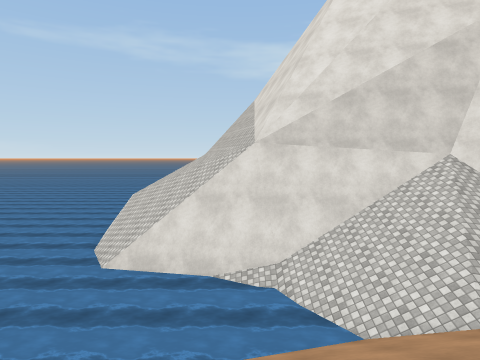
View 1 (above)

17 first-person views from a walk through a 3-D level made in the Unity game engine. The camera is 1.3 m above the floor, tilts 4° down and sees 75° across. The floor is counted in squares, 2 m on a side. Each view is taken from the middle of a square. On the plan, view 1 faces up. The plan holds only what a view shows up to about 10 squares ahead; the rest is blank. The place goes on beyond the plan. Surface patterns are stand-ins for the level's own textures.

View 2
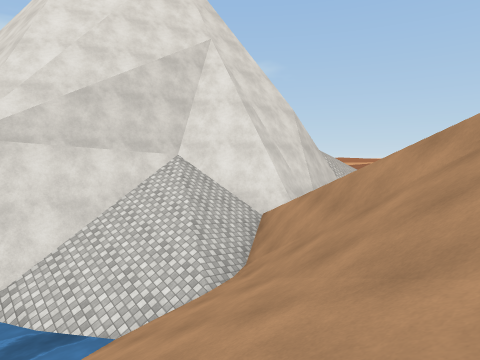

View 3
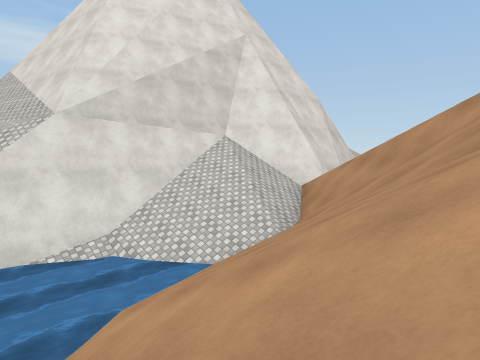

View 4
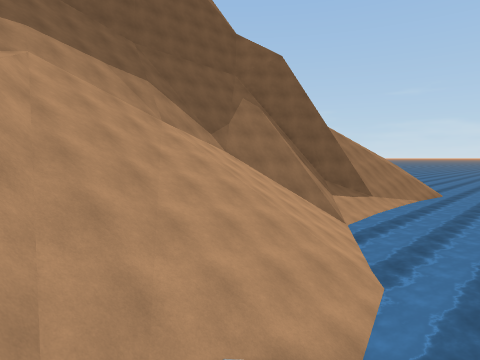

View 5
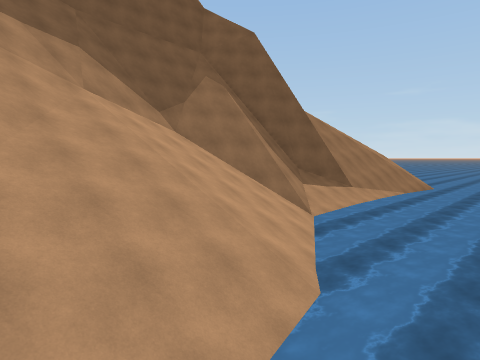

View 6
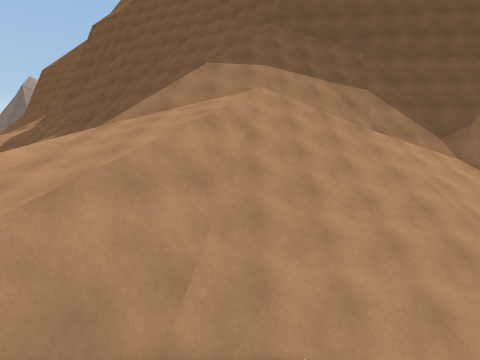

View 7
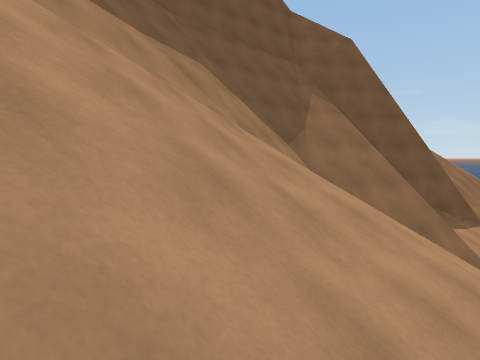

View 8
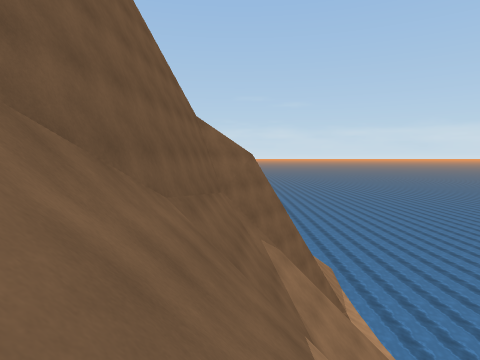

View 9
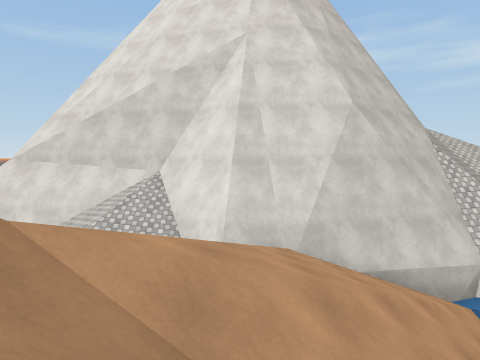

View 10
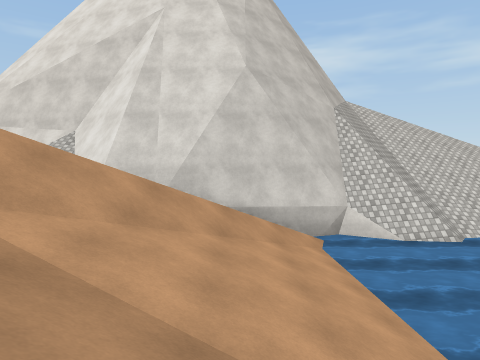

View 11
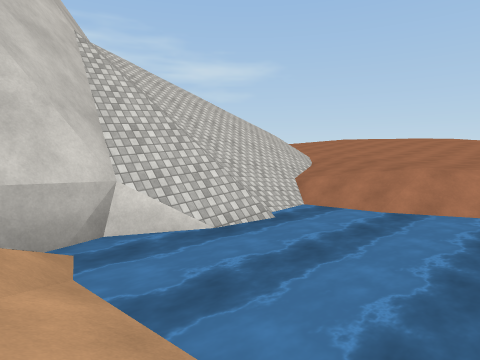

View 12
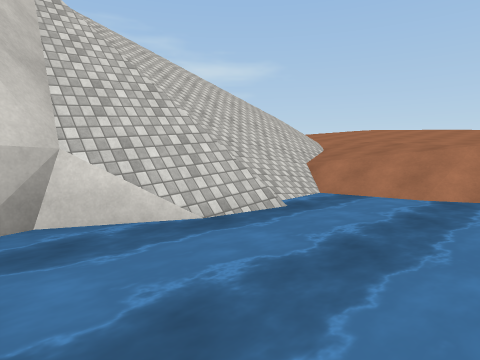

View 13
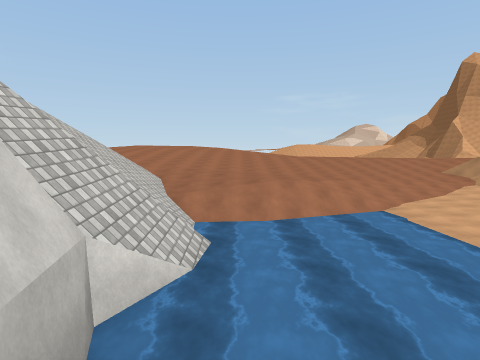

View 14
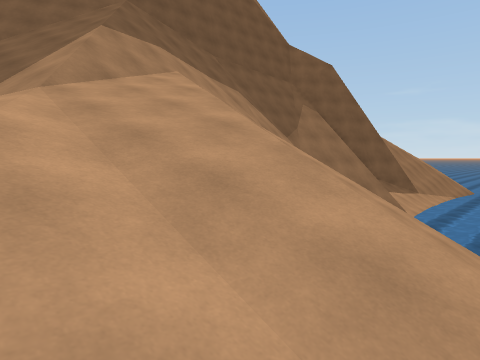

View 15
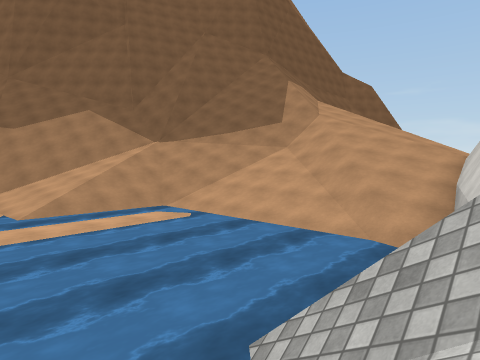

View 16
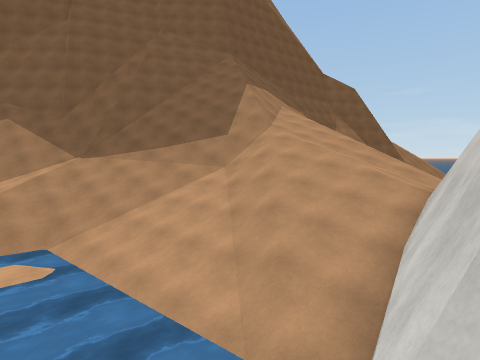

View 17
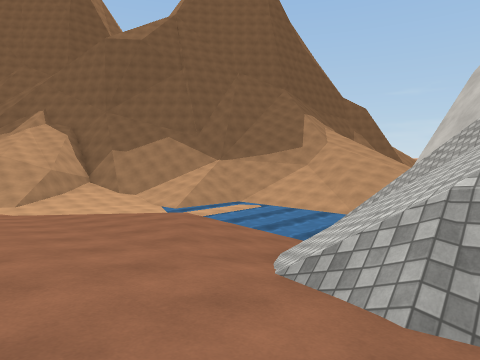

### Floor plan
Key: @ floor where view 1 was taken; # wall or solid block; . main floor; : floor 0.5 m higher than the main floor; + floor 1.25 m higher than the main floor; * floor 1.75 m higher than the main floor; % floor 2 m higher than the main floor; & floor 2.5 m higher than the main floor; $ floor 3 m higher than the main floor; / step, stairs or slope; = window, fence, low wall or low ledge; ~ water the walk can cross; ≈ water the walk keeps out of; ^ raised ledge; v drop or lower ground.
Columns run from 4 left of view 1 to 24 right of it. Each row starts with its distance up from view 1.
 12                    #//
 11                   ##///
 10 #                 #////////$$
  9 ^#      ###       #////////$$
  8 ≈########/##     ##///////&$$
  7 ≈≈≈≈.//////#     ##/////*%%&$
  6 ≈≈≈≈≈~/////#######≈///~/*%%&$
  5 ≈≈≈≈≈≈////=//////~≈≈≈≈~/%%%%&
  4 ≈≈≈≈/////##//////~≈≈≈≈≈/%%%%%
  3 ≈≈~//////=///////~≈~~~~//**%
  2 ~////////=///////.~~~~~~//**
  1 ////////=////////:.....~//+*
  0 ////@///=/////////.....::/
 -1 //////////////////:~~~.:::
 -2 //##=///////  ///////.  ::
 -3 =### ///////   //////.
 -4 ##vv////////    /////:
 -5 ####////////
 -6 ## v####=^^
 -7          ^

Where each view was taken, in squares from view 1:
view 1: 0 up, 0 right, facing up
view 2: 0 up, 0 right, facing up-right
view 3: 0 up, 2 left, facing up-right
view 4: 6 up, 5 right, facing down-left
view 5: 6 up, 3 right, facing down-left
view 6: 7 up, 4 right, facing down
view 7: 2 up, 4 right, facing down-left
view 8: 4 down, 4 right, facing left
view 9: 1 down, 8 right, facing up
view 10: 2 down, 11 right, facing up
view 11: 2 up, 12 right, facing up-right
view 12: 3 up, 13 right, facing up-right
view 13: 5 up, 11 right, facing right
view 14: 5 up, 8 right, facing down-left
view 15: 7 up, 18 right, facing down-left
view 16: 7 up, 15 right, facing down-left
view 17: 10 up, 24 right, facing down-left
